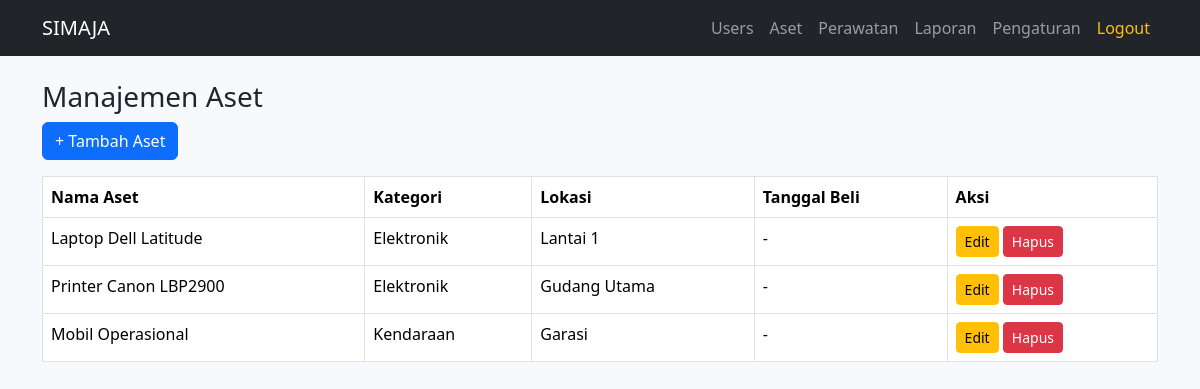
Screenshot of /pages/assets/list.php (signed in) with the database file from the repository.
### tables this page shows
CREATE TABLE `assets` (
  `id` int(11) NOT NULL,
  `nama` varchar(100) NOT NULL,
  `kode` varchar(50) NOT NULL,
  `kategori_id` int(11) DEFAULT NULL,
  `lokasi_id` int(11) DEFAULT NULL,
  `tanggal_beli` date DEFAULT NULL
);

CREATE TABLE `categories` (
  `id` int(11) NOT NULL,
  `nama` varchar(100) NOT NULL
);

CREATE TABLE `locations` (
  `id` int(11) NOT NULL,
  `nama` varchar(100) NOT NULL
);

### pages/assets/list.php (the view, shortened to what this page needs)
<?php
include '../../config/db.php';
include '../../includes/header.php';
include '../../includes/navbar.php';
$query = "
    SELECT
        assets.*,
        categories.nama AS kategori,
        locations.nama AS lokasi
    FROM assets
    LEFT JOIN categories ON assets.kategori_id = categories.id
    LEFT JOIN locations ON assets.lokasi_id = locations.id
";
$result = $conn->query($query);
?>
<div class="container mt-4">
    <h3>Manajemen Aset</h3>
    <a href="create.php" class="btn btn-primary mb-3">+ Tambah Aset</a>
    <table class="table table-bordered">
        <thead>
            <tr>
                <th>Nama Aset</th>
                <th>Kategori</th>
                <th>Lokasi</th>
                <th>Tanggal Beli</th>
                <th>Aksi</th>
            </tr>
        </thead>
        <tbody>
        <?php while ($row = $result->fetch_assoc()) : ?>
            <tr>
                <td><?= htmlspecialchars($row['nama']) ?></td>
                <td><?= htmlspecialchars($row['kategori'] ?? '-') ?></td>
                <td><?= htmlspecialchars($row['lokasi'] ?? '-') ?></td>
                <td><?= $row['tanggal_beli'] ? date('d-m-Y', strtotime($row['tanggal_beli'])) : '-' ?></td>
                <td>
                    <a href="edit.php?id=<?= $row['id'] ?>" class="btn btn-sm btn-warning">Edit</a>
                    <a href="delete.php?id=<?= $row['id'] ?>" class="btn btn-sm btn-danger" onclick="return confirm('Hapus aset ini?')">Hapus</a>
                </td>
            </tr>
        <?php endwhile ?>
        </tbody>
    </table>
</div>
<?php include '../../includes/footer.php'; ?>

### includes/header.php (style rules this page uses)
body { background-color: #f7f9fc; }

### rows the page displays
assets: nama "Laptop Dell Latitude", kategori.nama "Elektronik", lokasi.nama "Lantai 1"
assets: nama "Printer Canon LBP2900", kategori.nama "Elektronik", lokasi.nama "Gudang Utama"
assets: nama "Mobil Operasional", kategori.nama "Kendaraan", lokasi.nama "Garasi"
